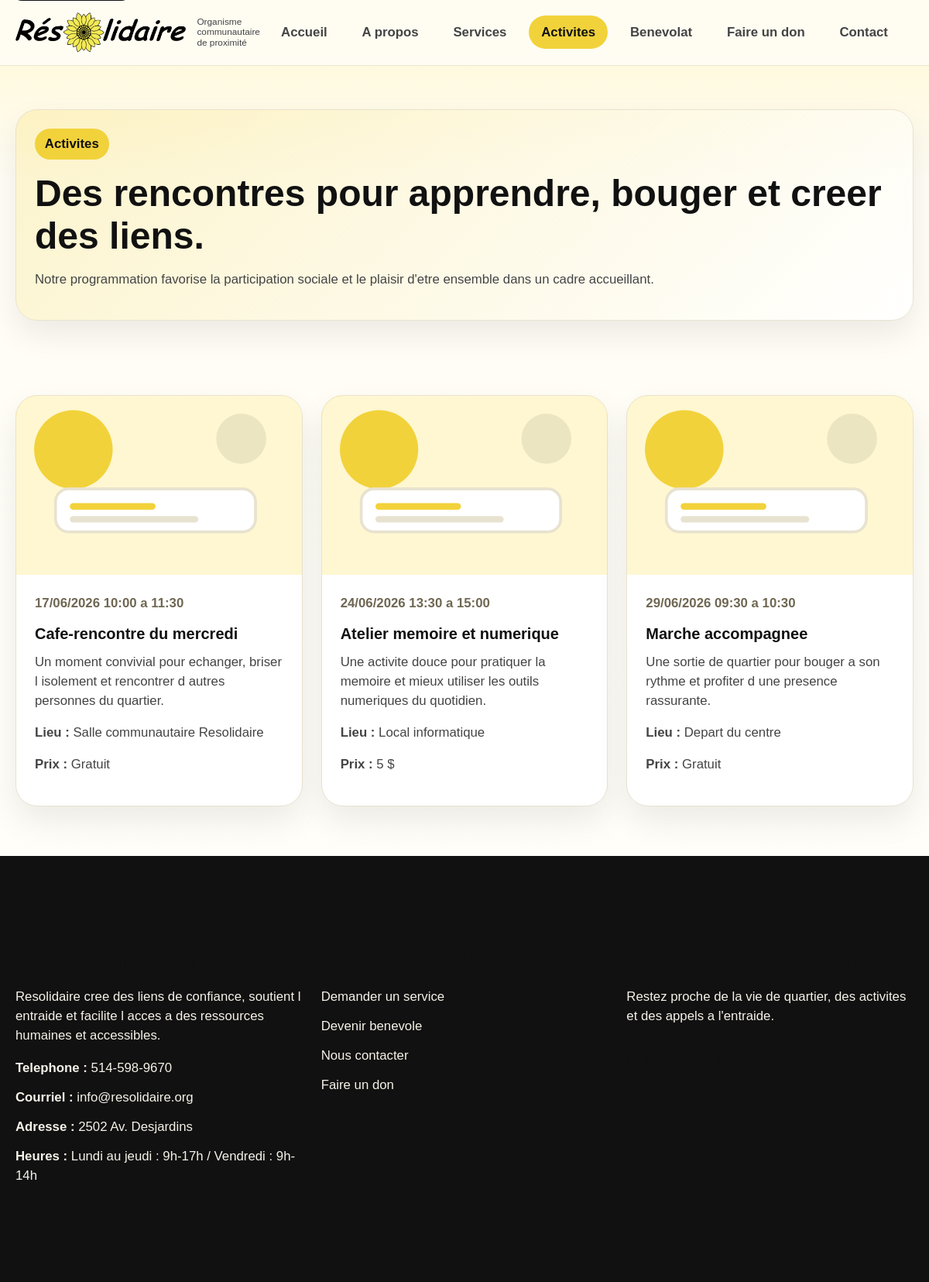
Page /activites.php on the committed database.
### tables this page shows
CREATE TABLE activities (
  id INT AUTO_INCREMENT PRIMARY KEY,
  title VARCHAR(180) NOT NULL,
  description TEXT,
  activity_date DATE,
  start_time TIME,
  end_time TIME,
  location VARCHAR(180),
  price VARCHAR(100),
  image VARCHAR(255),
  is_published TINYINT(1) DEFAULT 1,
  created_at TIMESTAMP DEFAULT CURRENT_TIMESTAMP
);

### app/helpers/functions.php (called while the page is built, shortened)
<?php
function e(?string $value): string
{
    return htmlspecialchars((string) $value, ENT_QUOTES, 'UTF-8');
}
function public_url(string $path = ''): string
{
    $scriptName = str_replace('\\', '/', $_SERVER['SCRIPT_NAME'] ?? '');
    return '/' . ltrim($path, '/');
}
function asset_url(string $path): string
{
    $scriptName = str_replace('\\', '/', $_SERVER['SCRIPT_NAME'] ?? '');
    return '/assets/' . ltrim($path, '/');
}
function upload_url(?string $path): string
{
    if (!$path) {
        return asset_url('images/placeholders/default-card.svg');
    }
    return asset_url('uploads/' . ltrim($path, '/'));
}
function current_path(): string
{
    return basename(parse_url($_SERVER['REQUEST_URI'] ?? '', PHP_URL_PATH) ?: '');
}
function is_current_page(string $filename): bool
{
    return current_path() === $filename;
}
function format_date(?string $date, string $format = 'd/m/Y'): string
{
    $timestamp = strtotime($date);
    return $timestamp ? date($format, $timestamp) : '';
}
function format_datetime(?string $date, ?string $timeStart = null, ?string $timeEnd = null): string
{
    $parts = [format_date($date)];
    if ($timeStart) {
        $parts[] = substr($timeStart, 0, 5);
    }
    if ($timeEnd) {
        $parts[] = 'a ' . substr($timeEnd, 0, 5);
    }
    return implode(' ', $parts);
}

### app/config/database.php (called while the page is built, shortened)
<?php
function db(): PDO
{
    static $pdo = null;
    if ($pdo instanceof PDO) {
        return $pdo;
    }
    $host = '127.0.0.1';
    $port = '3306';
    $database = 'resolidaire';
    $username = 'root';
    $password = '';
    $charset = 'utf8mb4';
    $dsn = "mysql:host={$host};port={$port};dbname={$database};charset={$charset}";
    $options = [
        PDO::ATTR_ERRMODE => PDO::ERRMODE_EXCEPTION,
        PDO::ATTR_DEFAULT_FETCH_MODE => PDO::FETCH_ASSOC,
        PDO::ATTR_EMULATE_PREPARES => false,
    ];
    $pdo = new PDO($dsn, $username, $password, $options);
    return $pdo;
}

### app/models/Activity.php (called while the page is built, shortened)
<?php
class Activity
{
    public static function all(bool $publishedOnly = false): array
    {
        $sql = 'SELECT * FROM activities';
        if ($publishedOnly) {
            $sql .= ' WHERE is_published = 1';
        }
        $sql .= ' ORDER BY activity_date ASC, start_time ASC';
        return db()->query($sql)->fetchAll();
    }
}

### app/models/SiteSetting.php (called while the page is built, shortened)
<?php
class SiteSetting
{
    public static function all(): array
    {
        $items = db()->query('SELECT setting_key, setting_value FROM site_settings ORDER BY setting_key ASC')->fetchAll();
        $settings = [];
        foreach ($items as $item) {
            $settings[$item['setting_key']] = $item['setting_value'];
        }
        return $settings;
    }
}

### public/activites.php (the view, shortened to what this page needs)
<?php
require_once __DIR__ . '/../includes/header.php';
$activities = Activity::all(true);
require_once __DIR__ . '/../includes/nav.php';
?>
<main id="main-content">
    <section class="page-hero">
        <div class="container">
            <div class="panel">
                <span class="eyebrow">Activites</span>
                <h1>Des rencontres pour apprendre, bouger et creer des liens.</h1>
                <p>Notre programmation favorise la participation sociale et le plaisir d'etre ensemble dans un cadre accueillant.</p>
            </div>
        </div>
    </section>
    <section>
        <div class="container">
            <div class="cards-grid">
                <?php foreach ($activities as $activity): ?>
                    <article class="card">
                        <div class="card-media"><img src="<?= e(upload_url($activity['image'])); ?>" alt="<?= e($activity['title']); ?>"></div>
                        <div class="card-body">
                            <p class="meta"><?= e(format_datetime($activity['activity_date'], $activity['start_time'], $activity['end_time'])); ?></p>
                            <h3><?= e($activity['title']); ?></h3>
                            <p><?= e($activity['description']); ?></p>
                            <?php if ($activity['location']): ?><p><strong>Lieu :</strong> <?= e($activity['location']); ?></p><?php endif; ?>
                            <?php if ($activity['price']): ?><p><strong>Prix :</strong> <?= e($activity['price']); ?></p><?php endif; ?>
                        </div>
                    </article>
                <?php endforeach; ?>
            </div>
        </div>
    </section>
</main>
<?php require_once __DIR__ . '/../includes/footer.php'; ?>

### includes/header.php (shortened to what this page needs)
<?php
$siteSettings = SiteSetting::all();
?>
<!DOCTYPE html>
<html lang="fr-CA">
<head>
    <link rel="stylesheet" href="<?= e(asset_url('css/reset.css')); ?>">
    <link rel="stylesheet" href="<?= e(asset_url('css/style.css')); ?>">
    <link rel="stylesheet" href="<?= e(asset_url('css/responsive.css')); ?>">
</head>
<body>

### includes/nav.php (shortened to what this page needs)
<?php
$mainMenu = [
    'index.php' => 'Accueil',
    'a-propos.php' => 'A propos',
    'services.php' => 'Services',
    'activites.php' => 'Activites',
    'benevolat.php' => 'Benevolat',
    'don.php' => 'Faire un don',
    'contact.php' => 'Contact',
];
?>
<header class="site-header">
    <div class="container header-row">
        <a class="brand" href="<?= e(public_url('index.php')); ?>">
            <img class="brand-logo" src="<?= e(asset_url('images/logo/resolidaire-logo.png')); ?>" alt="Logo Resolidaire">
            <span class="brand-copy">
                <small>Organisme communautaire de proximit&#233;</small>
            </span>
        </a>
        <nav id="main-nav" class="main-nav" aria-label="Navigation principale">
            <ul>
                <?php foreach ($mainMenu as $file => $label): ?>
                    <li><a href="<?= e(public_url($file)); ?>"<?= is_current_page($file) ? ' aria-current="page"' : ''; ?>><?= e($label); ?></a></li>
                <?php endforeach; ?>
            </ul>
        </nav>
    </div>
</header>

### includes/footer.php (shortened to what this page needs)
<?php
$quickLinks = [
    ['label' => 'Demander un service', 'href' => public_url('services.php')],
    ['label' => 'Devenir benevole', 'href' => public_url('benevolat.php')],
    ['label' => 'Nous contacter', 'href' => public_url('contact.php')],
    ['label' => 'Faire un don', 'href' => public_url('don.php')],
];
$footerIntro = html_entity_decode(
    $siteSettings['footer_intro'] ?? "R\u{00E9}solidaire soutient les a\u{00EE}n\u{00E9}s, les proches aidants et les familles du quartier.",
    ENT_QUOTES | ENT_HTML5,
    'UTF-8'
);
$footerPhone = trim((string) ($siteSettings['phone'] ?? ''));
$footerAddress = trim((string) ($siteSettings['address'] ?? ''));
$footerHours = trim((string) ($siteSettings['opening_hours'] ?? ''));
?>
<footer class="site-footer">
    <div class="container footer-grid">
        <section>
            <h2>Coordonnees</h2>
            <p><?= nl2br(e($footerIntro)); ?></p>
            <ul class="contact-list">
                <li><strong>Telephone :</strong> <?= e($footerPhone); ?></li>
                <li><strong>Courriel :</strong> <a href="mailto:<?= e($siteSettings['email'] ?? 'info@resolidaire.org'); ?>"><?= e($siteSettings['email'] ?? 'info@resolidaire.org'); ?></a></li>
                <li><strong>Adresse :</strong> <?= e($footerAddress); ?></li>
                <li><strong>Heures :</strong> <?= e($footerHours); ?></li>
            </ul>
        </section>
        <section>
            <h2>Liens rapides</h2>
            <ul class="footer-links">
                <?php foreach ($quickLinks as $link): ?>
                    <li><a href="<?= e($link['href']); ?>"><?= e($link['label']); ?></a></li>
                <?php endforeach; ?>
            </ul>
        </section>
        <section>
            <h2>Suivre Resolidaire</h2>
            <p>Restez proche de la vie de quartier, des activites et des appels a l'entraide.</p>
            <a class="button button-secondary" href="<?= e($siteSettings['facebook_url'] ?? '#'); ?>" target="_blank" rel="noopener">Facebook</a>
        </section>
    </div>
</footer>
</body>
</html>

### public/assets/css/style.css (style rules this page uses)
:root { --color-primary: #f2d23b; --color-black: #111111; --color-text: #444444; --color-bg: #fffdf5; --color-white: #ffffff; --color-border: #e8e2d0; --color-accent: #f7f0ce; --shadow-soft: 0 18px 40px rgba(17, 17, 17, 0.08); --radius-lg: 28px; --radius-md: 18px; --radius-sm: 12px; --container: 1160px; }
body { font-family: Arial, sans-serif; background: linear-gradient(180deg, #fff7d1 0%, var(--color-bg) 14%, #fffefb 100%); color: var(--color-text); font-size: 1.05rem; }
.container { width: min(calc(100% - 2rem), var(--container)); margin: 0 auto; }
.site-header { position: sticky; top: 0; z-index: 40; background: rgba(255, 253, 245, 0.92); backdrop-filter: blur(14px); border-bottom: 1px solid rgba(232, 226, 208, 0.9); }
.header-row { display: flex; align-items: center; justify-content: space-between; gap: 1.25rem; min-height: 84px; padding: 0.5rem 0; }
.brand, .admin-brand { display: inline-flex; align-items: center; gap: 0.9rem; }
.brand { flex: 0 1 290px; text-decoration: none; max-width: 290px; min-width: 0; }
.brand-copy { display: flex; flex-direction: column; justify-content: center; max-width: 118px; }
.brand small { display: block; color: var(--color-text); font-size: 0.74rem; line-height: 1.15; }
.brand-logo { display: block; width: auto; height: auto; max-height: 60px; max-width: min(100%, 220px); object-fit: contain; flex-shrink: 0; }
.main-nav { flex: 1 1 auto; min-width: 0; }
.main-nav ul { display: flex; flex-wrap: wrap; justify-content: center; align-items: center; gap: 0.8rem; }
.main-nav a { padding: 0.75rem 1rem; border-radius: 999px; font-weight: 700; }
.main-nav a[aria-current="page"], .main-nav a:hover, .main-nav a:focus-visible { background: var(--color-primary); color: var(--color-black); }
main { display: block; }
section { padding: 4rem 0; }
.hero-grid, .split-grid, .footer-grid, .stats-grid, .cards-grid { display: grid; gap: 1.5rem; }
.hero-card, .panel, .card, .stat-card, .contact-card { background: var(--color-white); border: 1px solid var(--color-border); border-radius: var(--radius-lg); box-shadow: var(--shadow-soft); }
.eyebrow { display: inline-block; padding: 0.45rem 0.8rem; background: var(--color-primary); border-radius: 999px; font-weight: 700; color: var(--color-black); margin-bottom: 1rem; }
h1, h2, h3 { color: var(--color-black); line-height: 1.15; }
h1 { font-size: clamp(2.3rem, 4vw, 4.5rem); margin-bottom: 1rem; }
h2 { font-size: clamp(1.7rem, 3vw, 2.7rem); margin-bottom: 1rem; }
h3 { font-size: 1.25rem; margin-bottom: 0.75rem; }
p { margin-bottom: 1rem; }
.button, button, .button-link { display: inline-flex; align-items: center; justify-content: center; gap: 0.5rem; min-height: 48px; padding: 0.85rem 1.25rem; border-radius: 999px; border: 2px solid transparent; background: var(--color-black); color: var(--color-white); font-weight: 700; cursor: pointer; }
.button-secondary { background: transparent; color: var(--color-black); border-color: var(--color-black); }
.cards-grid { grid-template-columns: repeat(3, minmax(0, 1fr)); }
.card { overflow: hidden; }
.card-body, .panel, .contact-card { padding: 1.5rem; }
.card-media { aspect-ratio: 16 / 10; background: linear-gradient(135deg, #f2d23b, #fff2b5); }
.card-media img { width: 100%; height: 100%; object-fit: cover; }
.meta { color: #6f6752; font-weight: 700; }
.page-hero { padding: 3.5rem 0 2rem; }
.page-hero .panel { background: linear-gradient(135deg, rgba(242, 210, 59, 0.22), rgba(255, 255, 255, 0.9)); }
.site-footer { padding: 3rem 0; background: var(--color-black); color: #f5f2e8; }
.footer-grid { grid-template-columns: repeat(3, minmax(0, 1fr)); }
.footer-links li, .contact-list li { margin-bottom: 0.8rem; }

### rows in the picture
activities: activity_date+start_time+end_time "17/06/2026 10:00 a 11:30", title "Cafe-rencontre du mercredi", description "Un moment convivial pour echanger, briser l isolement et rencontrer d autres personnes du quartier.", location "Salle communautaire Resolidaire", price "Gratuit"
activities: activity_date+start_time+end_time "24/06/2026 13:30 a 15:00", title "Atelier memoire et numerique", description "Une activite douce pour pratiquer la memoire et mieux utiliser les outils numeriques du quotidien.", location "Local informatique", price "5 $"
activities: activity_date+start_time+end_time "29/06/2026 09:30 a 10:30", title "Marche accompagnee", description "Une sortie de quartier pour bouger a son rythme et profiter d une presence rassurante.", location "Depart du centre", price "Gratuit"

### other values in the picture
$label "Accueil"
$label "A propos"
$label "Services"
$label "Activites"
$label "Benevolat"
$label "Faire un don"
$label "Contact"
$footerIntro "Resolidaire cree des liens de confiance, soutient l entraide et facilite l acces a des ressources humaines et accessibles."
$footerPhone "514-598-9670"
$siteSettings['email'] "info@resolidaire.org"
$footerAddress "2502 Av. Desjardins"
$footerHours "Lundi au jeudi : 9h-17h / Vendredi : 9h-14h"
$link['label'] "Demander un service"
$link['label'] "Devenir benevole"
$link['label'] "Nous contacter"
